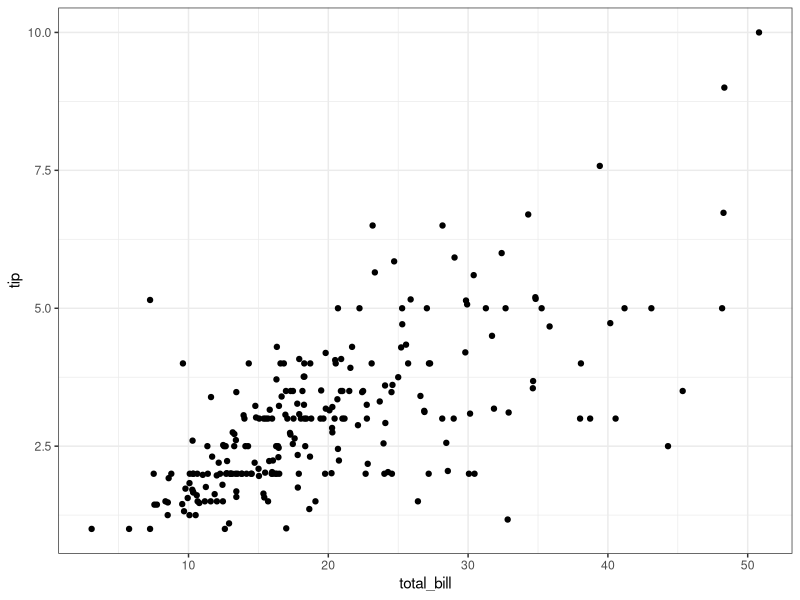
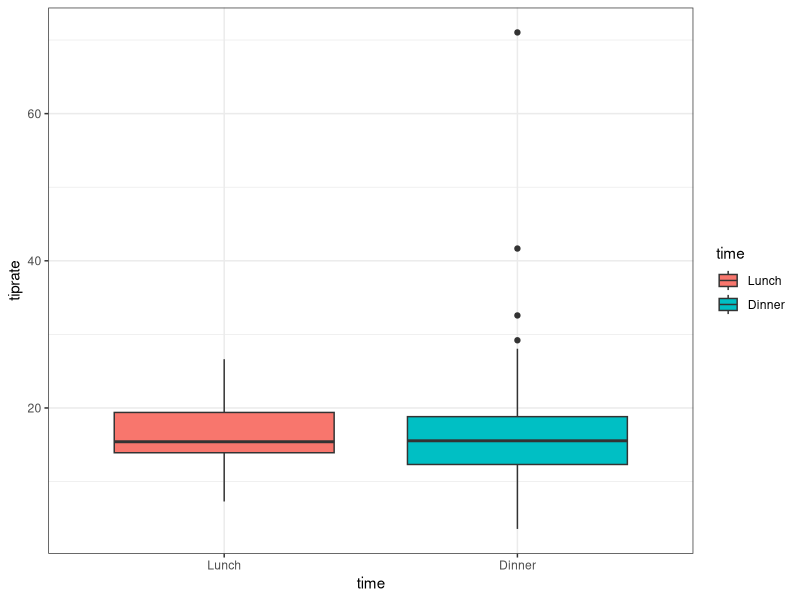
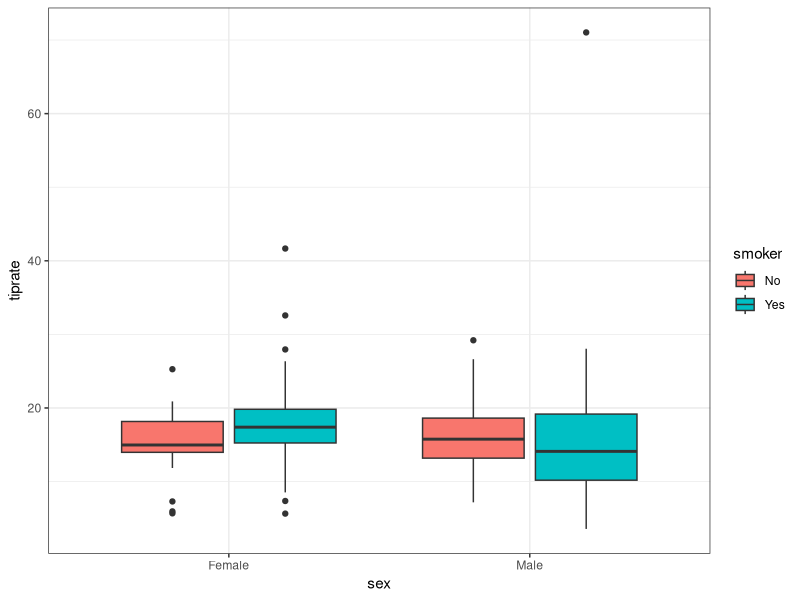
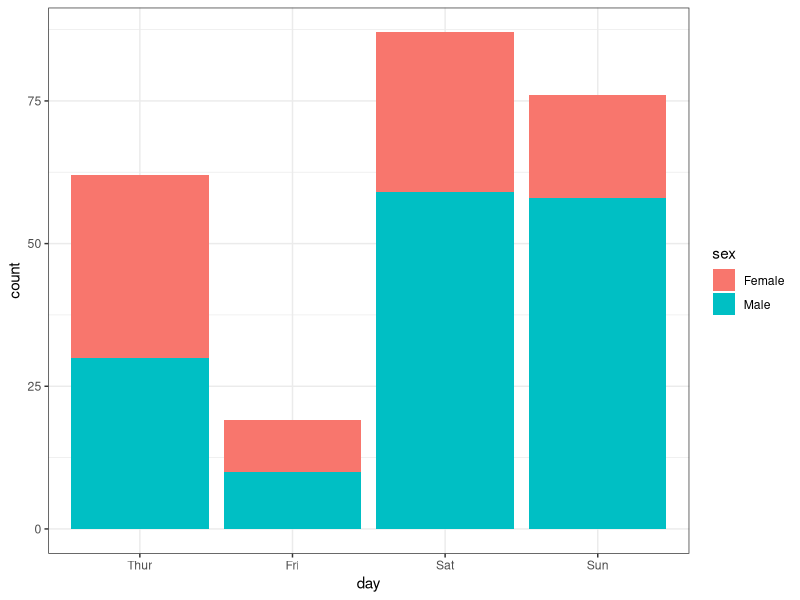

The R script that drew these images, in order:
## ---- chunk 1
knitr::opts_chunk$set(echo = TRUE)
library(ggplot2)
## ---- chunk 2
data(tips, package="reshape2")
## ---- chunk 3
numParty <- nrow(tips)
numParty
## ---- chunk 4
str(tips)
## ---- chunk 5
dayThurs <- tips[tips$day =='Thur',]
dayFri <- tips[tips$day =='Fri',]
daySat <- tips[tips$day =='Sat',]
daySun <- tips[tips$day =='Sun',]

day <- c(nrow(dayThurs), nrow(dayFri),nrow(daySat),nrow(daySun))
names(day) <- c('Thur', 'Fri','Sat','Sun')
day
## ---- chunk 6
tipsF <- tips[tips$sex == "Female",]
female5 <- tipsF[tipsF$size >= 5,]
female5
## ---- chunk 7
ggplot(tips, aes(x=total_bill, y=tip)) + geom_point() +theme_bw()
## ---- chunk 8
tips$tiprate <- tips$tip / tips$total_bill *100
mean(tips$tiprate)
## ---- chunk 9
tips$time <- factor(tips$time, levels=c("Lunch", "Dinner"))
ggplot(tips, aes(x=time, y=tiprate, fill=time)) + geom_boxplot() +theme_bw()
## ---- chunk 10
ggplot(tips, aes(y = tiprate, x = sex, fill = smoker)) + geom_boxplot() + theme_bw()
## ---- chunk 11
tips$day <- factor(tips$day, levels=c("Thur", "Fri", "Sat", "Sun"))
ggplot(tips, aes(day, fill=sex)) + geom_bar() + theme_bw()
